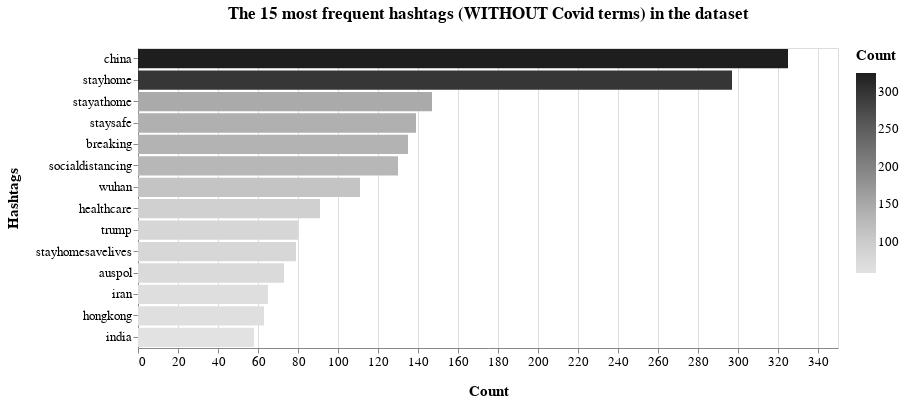

Source (notebook cell):
### Markdown cell above
We have calculated the frequency distribution, always displayed in the form of a bar chart showing the 15 most frequent hashtags (without Covid words) within the dataset:

### Code cell
out_hashtag = dict(nltk.FreqDist(cmt_list))
#fdist_sorted_hashtag = dict(sorted(fdist_hashtag.items(), key=lambda item: item[1], reverse=True))
#out_hashtag = dict(itertools.islice(fdist_sorted_hashtag.items(), 15))

df_hashtag = pd.DataFrame.from_dict(out_hashtag, orient='index').reset_index()
df_hashtag = df_hashtag.rename(columns={'index':'Hashtags', 0:'Count'})
#alt.renderers.enable('altair_viewer',inline=True)

# range=['#defae8','#d2f8df','#79eb9f','#4ce57f','#1fdf5f','#19b24c','#138539','#0c5926']

c = alt.Chart(
    df_hashtag
).mark_bar().encode(
    x=alt.X('Count:Q'),
    y=alt.Y('Hashtags:N',sort='-x'),
        color=alt.Color('Count:Q',scale=alt.Scale(scheme="greys"))
).transform_window(
    rank='rank(Count)',
    sort=[alt.SortField('Count', order='descending')]
).transform_filter(
    (alt.datum.rank < 15)
).properties(
    width=700,
    height=300,
    title = "The 15 most frequent hashtags (WITHOUT Covid terms) in the dataset"
).configure_title(
    fontSize=17,
    offset=25
).configure_axis(
    labelFontSize=13,
    titleFontSize=15,
    titlePadding=15
).configure_legend(
    gradientThickness=20,
    titleFontSize=15,
    labelFontSize=13,
    titlePadding=10
)

c

### Figure 1 — Vega-Lite specification as saved in the notebook (floating-point values rounded to 4 significant figures; data arrays with more than 128 entries replaced by an {"elided": "..."} marker saying what was removed)
{"config": {"view": {"continuousWidth": 400, "continuousHeight": 300}, "axis": {"labelFontSize": 13, "titleFontSize": 15, "titlePadding": 15}, "legend": {"gradientThickness": 20, "labelFontSize": 13, "titleFontSize": 15, "titlePadding": 10}, "title": {"fontSize": 17, "offset": 25}}, "data": {"name": "data-29745c47c572fab950861fda4642aba2"}, "mark": "bar", "encoding": {"color": {"type": "quantitative", "field": "Count", "scale": {"scheme": "greys"}}, "x": {"type": "quantitative", "field": "Count"}, "y": {"type": "nominal", "field": "Hashtags", "sort": "-x"}}, "height": 300, "title": "The 15 most frequent hashtags (WITHOUT Covid terms) in the dataset", "transform": [{"window": [{"op": "rank", "field": "Count", "as": "rank"}], "sort": [{"field": "Count", "order": "descending"}]}, {"filter": "(datum.rank < 15)"}], "width": 700, "$schema": "https://vega.github.io/schema/vega-lite/v4.8.1.json", "datasets": {"data-29745c47c572fab950861fda4642aba2": {"elided": "19441 records"}}}
